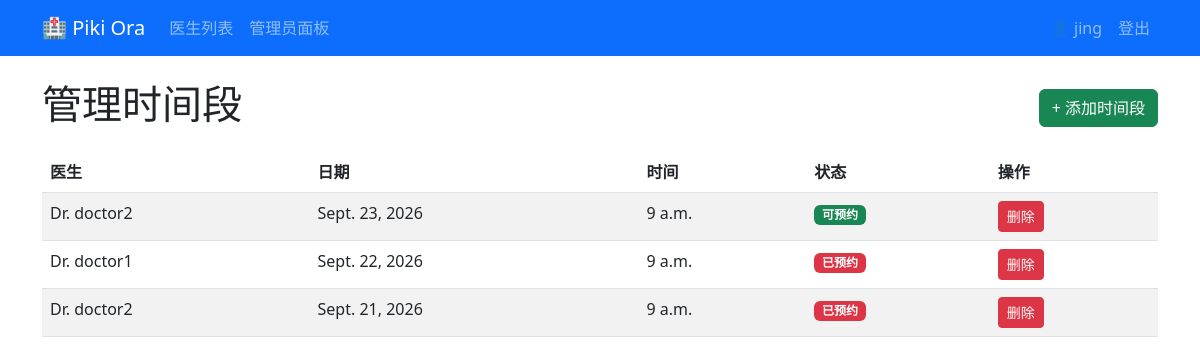
Screenshot of /admin-dashboard/slots/ (signed in) with the database file from the repository.
### blog/models.py (models this page shows, shortened)
class TimeSlot(models.Model):
    doctor = models.ForeignKey(
        Doctor,
        on_delete=models.CASCADE,
        related_name='time_slots'
    )
    date = models.DateField()
    start_time = models.TimeField()
    is_available = models.BooleanField(default=True)
    created_at = models.DateTimeField(auto_now_add=True)
    class Meta:
        unique_together = ['doctor', 'date', 'start_time']
        ordering = ['date', 'start_time']

class Doctor(models.Model):
    user = models.OneToOneField(
        User,
        on_delete=models.CASCADE,
        related_name='doctor_profile'
    )
    specialty = models.CharField(max_length=100)
    phone = models.CharField(max_length=20)
    bio = models.TextField(blank=True)
    created_at = models.DateTimeField(auto_now_add=True)
    class Meta:
        ordering = ['-created_at']

### blog/views.py (the view)
# urls.py: path('admin-dashboard/slots/', views.manage_slots, name='manage_slots'),
@login_required
@user_passes_test(is_admin)
def manage_slots(request):
    slots = TimeSlot.objects.all().order_by('-date', '-start_time')
    return render(request, 'manage_slots.html', {'slots': slots})

### blog/views.py (called while the page is built)
def is_admin(user):
    return user.is_superuser

### templates/manage_slots.html (shortened to what this page needs)
{% extends 'base.html' %}
{% block content %}
<div class="d-flex justify-content-between align-items-center">
    <h1>管理时间段</h1>
    <a href="{% url 'add_slot' %}" class="btn btn-success">+ 添加时间段</a>
</div>
{% if slots %}
    <table class="table table-striped mt-3">
        <thead>
            <tr>
                <th>医生</th>
                <th>日期</th>
                <th>时间</th>
                <th>状态</th>
                <th>操作</th>
            </tr>
        </thead>
        <tbody>
            {% for slot in slots %}
                <tr>
                    <td>Dr. {{ slot.doctor.user.username }}</td>
                    <td>{{ slot.date }}</td>
                    <td>{{ slot.start_time }}</td>
                    <td>
                        {% if slot.is_available %}
                            <span class="badge bg-success">可预约</span>
                        {% else %}
                            <span class="badge bg-danger">已预约</span>
                        {% endif %}
                    </td>
                    <td>
                        <form action="{% url 'delete_slot' slot.id %}"
                              method="post"
                              style="display: inline;">
                            <button type="submit"
                                    class="btn btn-danger btn-sm"
                                    onclick="return confirm('确定要删除吗？')">
                                删除
                            </button>
                        </form>
                    </td>
                </tr>
            {% endfor %}
        </tbody>
    </table>
{% else %}
    <p>暂无时间段</p>
{% endif %}
{% endblock %}

### templates/base.html (shortened to what this page needs)
{% load static %}
<!DOCTYPE html>
<html lang="en">
<head>
    <link href="https://cdn.jsdelivr.net/npm/bootstrap@5.3.0/dist/css/bootstrap.min.css" rel="stylesheet">
</head>
<body>
    <nav class="navbar navbar-expand-lg navbar-dark bg-primary">
        <div class="container">
            <a class="navbar-brand" href="{% url 'home' %}">🏥 Piki Ora</a>
            <ul class="navbar-nav me-auto">
                <li class="nav-item"><a class="nav-link" href="{% url 'doctor_list' %}">医生列表</a></li>
                {% if user.is_authenticated %}
                    {% if user.is_superuser %}
                        <li class="nav-item"><a class="nav-link" href="{% url 'admin_dashboard' %}">管理员面板</a></li>
                    {% elif user.is_staff %}
                        <li class="nav-item"><a class="nav-link" href="{% url 'doctor_set_slot' %}">设置时间段</a></li>
                        <li class="nav-item"><a class="nav-link" href="{% url 'doctor_appointments' %}">我的预约</a></li>
                    {% else %}
                        <li class="nav-item"><a class="nav-link" href="{% url 'my_appointments' %}">我的预约</a></li>
                    {% endif %}
                {% endif %}
            </ul>
            <ul class="navbar-nav">
                {% if user.is_authenticated %}
                    <li class="nav-item"><span class="nav-link">👤 {{ user.username }}</span></li>
                    <li class="nav-item"><a class="nav-link" href="{% url 'logout' %}">登出</a></li>
                {% else %}
                    <li class="nav-item"><a class="nav-link" href="{% url 'login' %}">登录</a></li>
                    <li class="nav-item"><a class="nav-link" href="{% url 'register' %}">注册</a></li>
                {% endif %}
            </ul>
        </div>
    </nav>
    <div class="container mt-4">
        {% block content %}{% endblock %}
    </div>
</body>
</html>

### rows the page displays
TimeSlot: doctor.user.username "doctor2", date "Sept. 23, 2026", start_time "9 a.m.", is_available "可预约"
TimeSlot: doctor.user.username "doctor1", date "Sept. 22, 2026", start_time "9 a.m.", is_available "已预约"
TimeSlot: doctor.user.username "doctor2", date "Sept. 21, 2026", start_time "9 a.m.", is_available "已预约"

### other values shown
{{ user.username }} "jing"
